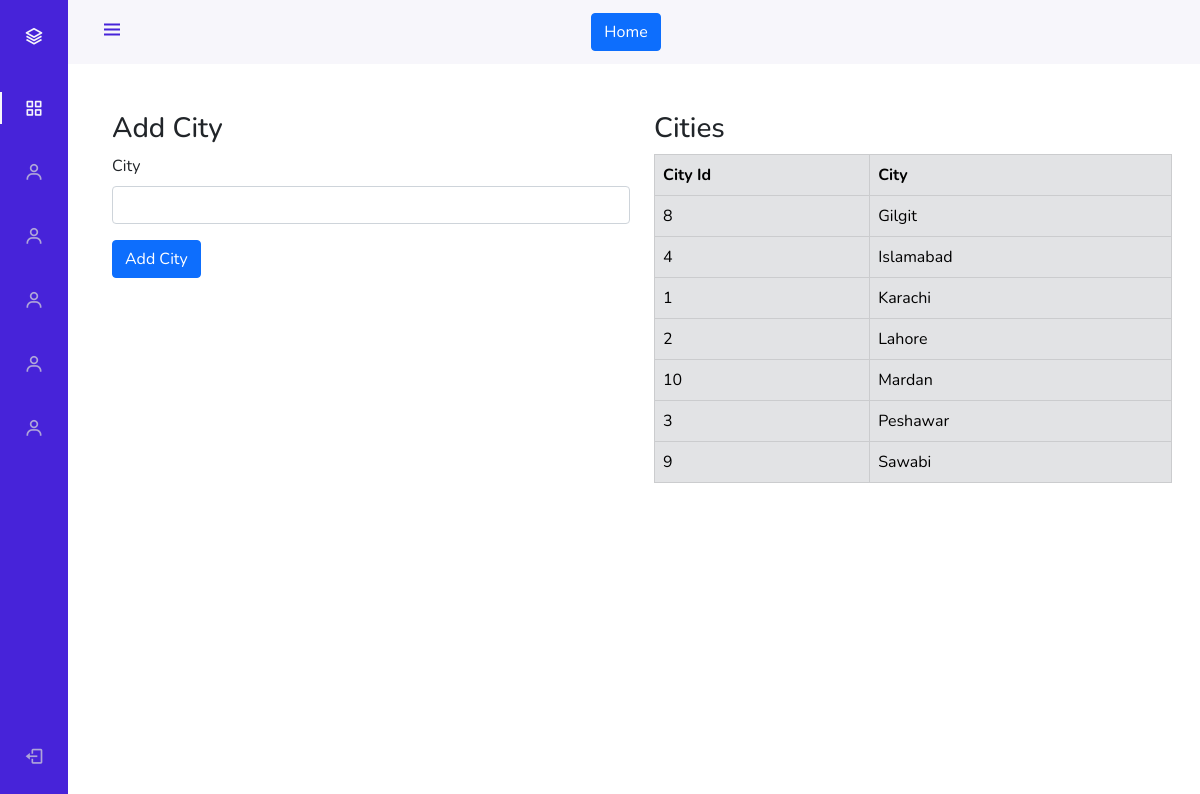
Page /Admin/add-city.php (signed in) on the committed database.
### tables this page shows
CREATE TABLE `city` (
  `city_id` int(11) NOT NULL,
  `city` varchar(111) NOT NULL
);

### Admin/add-city.php (the view, shortened to what this page needs)
<?php
if ($_SESSION['login'] == TRUE and $_SESSION['admin_status'] == 'active') {
?>
    <!DOCTYPE html>
    <html lang="en">
    <head>
    </head>
    <body>
        <?php
        include "header.php";
        ?>
        <div class="container pt-5">
            <div class="row">
                <div class="col-lg-6">
                <h3>Add City</h3>
                    <form action="<?php $_SERVER['PHP_SELF']?>" method="post">
                        <div class="mb-3">
                            <label for="city" class="form-label">City</label>
                            <input type="text" name="city" class="form-control" id="city" required>
                        </div>
                        <button type="submit" name="add_city" class="btn btn-primary">Add City</button>
                    </form>
                </div>
                <div class="col-md-6">
                    <h3>Cities</h3>
                    <?php
                    $sql = "SELECT * FROM city ";
                    $query = mysqli_query($conn, $sql);
                    if (mysqli_num_rows($query) > 0) {
                    ?>
                        <table class="table table-secondary table-bordered">
                            <thead>
                                <tr>
                                    <th>City Id</th>
                                    <th>City</th>
                                </tr>
                            </thead>
                            <?php
                            while ($row = mysqli_fetch_assoc($query)) {
                            ?>
                                <tbody>
                                    <tr>
                                        <td><?php echo $row['city_id'] ?></td>
                                        <td><?php echo $row['city'] ?></td>
                                    </tr>
                                </tbody>
                            <?php } ?>
                        </table>
                    <?php } ?>
                </div>
            </div>
        </div>
    </body>
    </html>
<?php
} else {
    header("Location: ../login.php");
}
?>

### Admin/dashboard.css (style rules this page uses)
:root { --header-height: 3rem;--nav-width: 68px;--first-color: #4723D9;--first-color-light: #AFA5D9;--white-color: #F7F6FB;--body-font: 'Nunito', sans-serif;--normal-font-size: 1rem;--z-fixed: 100 }
*,::before,::after { box-sizing: border-box }
body { position: relative;margin: var(--header-height) 0 0 0;padding: 0 1rem;font-family: var(--body-font);font-size: var(--normal-font-size);transition: .5s }
@media screen and (min-width: 768px) { body { margin: calc(var(--header-height) + 1rem) 0 0 0;padding-left: calc(var(--nav-width) + 2rem) } }

### rows in the picture
city: city_id "8", city "Gilgit"
city: city_id "4", city "Islamabad"
city: city_id "1", city "Karachi"
city: city_id "2", city "Lahore"
city: city_id "10", city "Mardan"
city: city_id "3", city "Peshawar"
city: city_id "9", city "Sawabi"
